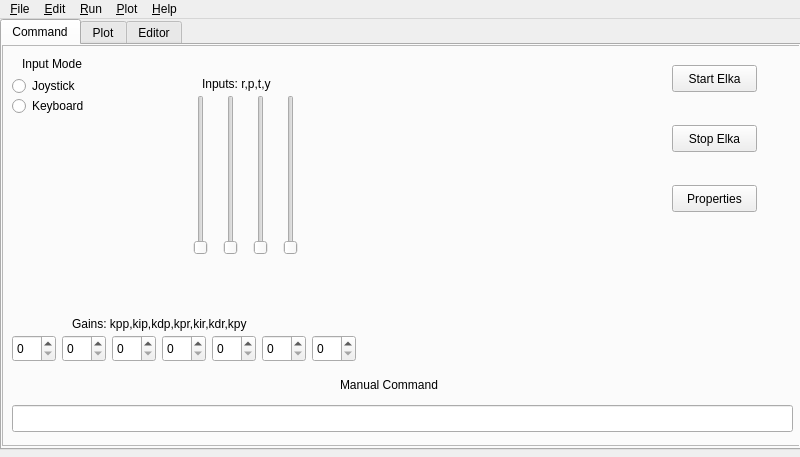
<?xml version="1.0" encoding="UTF-8"?>
<ui version="4.0">
 <class>ElkaMainWindow</class>
 <widget class="QMainWindow" name="ElkaMainWindow">
  <property name="geometry">
   <rect>
    <x>0</x>
    <y>0</y>
    <width>800</width>
    <height>457</height>
   </rect>
  </property>
  <property name="windowTitle">
   <string>ElkaMainWindow</string>
  </property>
  <widget class="QWidget" name="centralWidget">
   <widget class="QTabWidget" name="tab_widget">
    <property name="geometry">
     <rect>
      <x>0</x>
      <y>0</y>
      <width>801</width>
      <height>431</height>
     </rect>
    </property>
    <property name="currentIndex">
     <number>0</number>
    </property>
    <property name="documentMode">
     <bool>false</bool>
    </property>
    <widget class="QWidget" name="Command">
     <attribute name="title">
      <string>Command</string>
     </attribute>
     <widget class="QFrame" name="frame">
      <property name="geometry">
       <rect>
        <x>0</x>
        <y>0</y>
        <width>801</width>
        <height>401</height>
       </rect>
      </property>
      <property name="frameShape">
       <enum>QFrame::StyledPanel</enum>
      </property>
      <property name="frameShadow">
       <enum>QFrame::Raised</enum>
      </property>
      <widget class="QSpinBox" name="gains_kpp">
       <property name="geometry">
        <rect>
         <x>10</x>
         <y>290</y>
         <width>44</width>
         <height>27</height>
        </rect>
       </property>
      </widget>
      <widget class="QLabel" name="gains_label">
       <property name="geometry">
        <rect>
         <x>70</x>
         <y>270</y>
         <width>201</width>
         <height>17</height>
        </rect>
       </property>
       <property name="text">
        <string>Gains: kpp,kip,kdp,kpr,kir,kdr,kpy</string>
       </property>
      </widget>
      <widget class="QSpinBox" name="gains_kip">
       <property name="geometry">
        <rect>
         <x>60</x>
         <y>290</y>
         <width>44</width>
         <height>27</height>
        </rect>
       </property>
      </widget>
      <widget class="QSpinBox" name="gains_kdp">
       <property name="geometry">
        <rect>
         <x>110</x>
         <y>290</y>
         <width>44</width>
         <height>27</height>
        </rect>
       </property>
      </widget>
      <widget class="QSpinBox" name="gains_kpr">
       <property name="geometry">
        <rect>
         <x>160</x>
         <y>290</y>
         <width>44</width>
         <height>27</height>
        </rect>
       </property>
      </widget>
      <widget class="QSpinBox" name="gains_kir">
       <property name="geometry">
        <rect>
         <x>210</x>
         <y>290</y>
         <width>44</width>
         <height>27</height>
        </rect>
       </property>
      </widget>
      <widget class="QSpinBox" name="gains_kdr">
       <property name="geometry">
        <rect>
         <x>260</x>
         <y>290</y>
         <width>44</width>
         <height>27</height>
        </rect>
       </property>
      </widget>
      <widget class="QSpinBox" name="gains_kpy">
       <property name="geometry">
        <rect>
         <x>310</x>
         <y>290</y>
         <width>44</width>
         <height>27</height>
        </rect>
       </property>
      </widget>
      <widget class="QLabel" name="input_mode_label">
       <property name="geometry">
        <rect>
         <x>20</x>
         <y>10</y>
         <width>71</width>
         <height>17</height>
        </rect>
       </property>
       <property name="text">
        <string>Input Mode</string>
       </property>
      </widget>
      <widget class="QRadioButton" name="joystick_input_button">
       <property name="geometry">
        <rect>
         <x>10</x>
         <y>30</y>
         <width>105</width>
         <height>22</height>
        </rect>
       </property>
       <property name="text">
        <string>Joystick</string>
       </property>
      </widget>
      <widget class="QRadioButton" name="keyboard_input_button">
       <property name="geometry">
        <rect>
         <x>10</x>
         <y>50</y>
         <width>105</width>
         <height>22</height>
        </rect>
       </property>
       <property name="text">
        <string>Keyboard</string>
       </property>
      </widget>
      <widget class="QLineEdit" name="manual_input_line">
       <property name="geometry">
        <rect>
         <x>10</x>
         <y>360</y>
         <width>781</width>
         <height>27</height>
        </rect>
       </property>
      </widget>
      <widget class="QLabel" name="manual_input_label">
       <property name="geometry">
        <rect>
         <x>338</x>
         <y>330</y>
         <width>111</width>
         <height>20</height>
        </rect>
       </property>
       <property name="text">
        <string>Manual Command</string>
       </property>
      </widget>
      <widget class="QPushButton" name="stop_elka_button">
       <property name="geometry">
        <rect>
         <x>670</x>
         <y>80</y>
         <width>85</width>
         <height>27</height>
        </rect>
       </property>
       <property name="text">
        <string>Stop Elka</string>
       </property>
      </widget>
      <widget class="QPushButton" name="start_elka_button">
       <property name="geometry">
        <rect>
         <x>670</x>
         <y>20</y>
         <width>85</width>
         <height>27</height>
        </rect>
       </property>
       <property name="text">
        <string>Start Elka</string>
       </property>
      </widget>
      <widget class="QPushButton" name="properties_button">
       <property name="geometry">
        <rect>
         <x>670</x>
         <y>140</y>
         <width>85</width>
         <height>27</height>
        </rect>
       </property>
       <property name="text">
        <string>Properties</string>
       </property>
      </widget>
      <widget class="QSlider" name="thrust_slider">
       <property name="geometry">
        <rect>
         <x>190</x>
         <y>50</y>
         <width>18</width>
         <height>160</height>
        </rect>
       </property>
       <property name="orientation">
        <enum>Qt::Vertical</enum>
       </property>
      </widget>
      <widget class="QSlider" name="roll_slider">
       <property name="geometry">
        <rect>
         <x>220</x>
         <y>50</y>
         <width>18</width>
         <height>160</height>
        </rect>
       </property>
       <property name="orientation">
        <enum>Qt::Vertical</enum>
       </property>
      </widget>
      <widget class="QSlider" name="pitch_slider">
       <property name="geometry">
        <rect>
         <x>250</x>
         <y>50</y>
         <width>18</width>
         <height>160</height>
        </rect>
       </property>
       <property name="orientation">
        <enum>Qt::Vertical</enum>
       </property>
      </widget>
      <widget class="QSlider" name="yaw_slider">
       <property name="geometry">
        <rect>
         <x>280</x>
         <y>50</y>
         <width>18</width>
         <height>160</height>
        </rect>
       </property>
       <property name="orientation">
        <enum>Qt::Vertical</enum>
       </property>
      </widget>
      <widget class="QLabel" name="input_cmds_label">
       <property name="geometry">
        <rect>
         <x>200</x>
         <y>30</y>
         <width>81</width>
         <height>17</height>
        </rect>
       </property>
       <property name="text">
        <string>Inputs: r,p,t,y</string>
       </property>
      </widget>
     </widget>
    </widget>
    <widget class="QWidget" name="Plot">
     <attribute name="title">
      <string>Plot</string>
     </attribute>
     <widget class="QPushButton" name="parse_log_button">
      <property name="geometry">
       <rect>
        <x>10</x>
        <y>30</y>
        <width>85</width>
        <height>27</height>
       </rect>
      </property>
      <property name="text">
       <string>Parse Log</string>
      </property>
     </widget>
     <widget class="QTreeWidget" name="data_sets_tree">
      <property name="geometry">
       <rect>
        <x>510</x>
        <y>10</y>
        <width>281</width>
        <height>191</height>
       </rect>
      </property>
      <column>
       <property name="text">
        <string>Current Data Sets</string>
       </property>
      </column>
      <item>
       <property name="text">
        <string>Inputs</string>
       </property>
      </item>
      <item>
       <property name="text">
        <string>Outputs</string>
       </property>
      </item>
      <item>
       <property name="text">
        <string>Gains</string>
       </property>
      </item>
      <item>
       <property name="text">
        <string>Acks</string>
       </property>
      </item>
      <item>
       <property name="text">
        <string>Drops</string>
       </property>
      </item>
     </widget>
     <widget class="QPushButton" name="save_log_button">
      <property name="geometry">
       <rect>
        <x>10</x>
        <y>90</y>
        <width>85</width>
        <height>27</height>
       </rect>
      </property>
      <property name="text">
       <string>Save Log</string>
      </property>
     </widget>
     <widget class="QPushButton" name="export_data_button">
      <property name="geometry">
       <rect>
        <x>10</x>
        <y>150</y>
        <width>85</width>
        <height>27</height>
       </rect>
      </property>
      <property name="text">
       <string>Export Data</string>
      </property>
     </widget>
     <widget class="QPushButton" name="plot_data_button">
      <property name="geometry">
       <rect>
        <x>10</x>
        <y>210</y>
        <width>85</width>
        <height>27</height>
       </rect>
      </property>
      <property name="text">
       <string>Plot Data</string>
      </property>
     </widget>
    </widget>
    <widget class="QWidget" name="Editor">
     <attribute name="title">
      <string>Editor</string>
     </attribute>
     <widget class="QTextBrowser" name="scripts_text_browser">
      <property name="geometry">
       <rect>
        <x>0</x>
        <y>0</y>
        <width>801</width>
        <height>401</height>
       </rect>
      </property>
      <property name="frameShape">
       <enum>QFrame::Box</enum>
      </property>
      <property name="undoRedoEnabled">
       <bool>true</bool>
      </property>
      <property name="lineWrapMode">
       <enum>QTextEdit::WidgetWidth</enum>
      </property>
      <property name="readOnly">
       <bool>false</bool>
      </property>
     </widget>
    </widget>
   </widget>
  </widget>
  <widget class="QMenuBar" name="menuBar">
   <property name="geometry">
    <rect>
     <x>0</x>
     <y>0</y>
     <width>800</width>
     <height>27</height>
    </rect>
   </property>
   <widget class="QMenu" name="menu_File">
    <property name="title">
     <string>&amp;File</string>
    </property>
    <addaction name="action_New"/>
    <addaction name="action_Open_2"/>
    <addaction name="action_Save_As"/>
    <addaction name="action_Save"/>
    <addaction name="separator"/>
    <addaction name="action_Exit_3"/>
   </widget>
   <widget class="QMenu" name="menu_Edit">
    <property name="title">
     <string>&amp;Edit</string>
    </property>
    <addaction name="action_Undo"/>
    <addaction name="action_Redo"/>
    <addaction name="separator"/>
    <addaction name="action_Cut"/>
    <addaction name="action_Paste"/>
    <addaction name="action_Paste_2"/>
   </widget>
   <widget class="QMenu" name="menu_Run">
    <property name="title">
     <string>&amp;Run</string>
    </property>
    <widget class="QMenu" name="menuInput_Mode">
     <property name="title">
      <string>Input Mode</string>
     </property>
     <addaction name="action_Joystick"/>
     <addaction name="action_Keyboard"/>
    </widget>
    <addaction name="menuInput_Mode"/>
    <addaction name="action_Set_Gains"/>
    <addaction name="separator"/>
    <addaction name="actionStart_Elka"/>
    <addaction name="action_Stop_Elka"/>
    <addaction name="separator"/>
    <addaction name="actionProperties_2"/>
   </widget>
   <widget class="QMenu" name="menu_Help">
    <property name="title">
     <string>&amp;Help</string>
    </property>
    <addaction name="action_Help_Dialogs"/>
    <addaction name="actionProperties"/>
   </widget>
   <widget class="QMenu" name="menu_Plot">
    <property name="title">
     <string>&amp;Plot</string>
    </property>
    <addaction name="action_Parse_Log"/>
    <addaction name="action_Save_Log"/>
    <addaction name="action_Export_Data"/>
    <addaction name="action_Plot_Data"/>
   </widget>
   <addaction name="menu_File"/>
   <addaction name="menu_Edit"/>
   <addaction name="menu_Run"/>
   <addaction name="menu_Plot"/>
   <addaction name="menu_Help"/>
  </widget>
  <action name="action_Open">
   <property name="text">
    <string>&amp;Open</string>
   </property>
  </action>
  <action name="action_Open_2">
   <property name="text">
    <string>&amp;Open</string>
   </property>
  </action>
  <action name="action_New">
   <property name="text">
    <string>&amp;New</string>
   </property>
   <property name="shortcut">
    <string>Ctrl+N</string>
   </property>
  </action>
  <action name="action_Save_As">
   <property name="text">
    <string>&amp;Save As</string>
   </property>
  </action>
  <action name="action_Save">
   <property name="text">
    <string>&amp;Save</string>
   </property>
  </action>
  <action name="action_Exit">
   <property name="text">
    <string>&amp;Exit</string>
   </property>
  </action>
  <action name="action_Exit_2">
   <property name="text">
    <string>&amp;Help</string>
   </property>
  </action>
  <action name="action_Exit_3">
   <property name="text">
    <string>&amp;Exit</string>
   </property>
  </action>
  <action name="action_Undo">
   <property name="text">
    <string>&amp;Undo</string>
   </property>
  </action>
  <action name="action_Redo">
   <property name="text">
    <string>&amp;Redo</string>
   </property>
  </action>
  <action name="action_Cut">
   <property name="text">
    <string>&amp;Cut</string>
   </property>
  </action>
  <action name="action_Paste">
   <property name="text">
    <string>&amp;Copy</string>
   </property>
  </action>
  <action name="action_Paste_2">
   <property name="text">
    <string>&amp;Paste</string>
   </property>
  </action>
  <action name="action_Joystick">
   <property name="checkable">
    <bool>true</bool>
   </property>
   <property name="text">
    <string>&amp;Joystick</string>
   </property>
  </action>
  <action name="action_Keyboard">
   <property name="checkable">
    <bool>true</bool>
   </property>
   <property name="text">
    <string>&amp;Keyboard</string>
   </property>
  </action>
  <action name="action_Help_Dialogs">
   <property name="text">
    <string>&amp;Help Dialogs</string>
   </property>
  </action>
  <action name="actionProperties">
   <property name="text">
    <string>Properties</string>
   </property>
  </action>
  <action name="action_Start_Elka">
   <property name="text">
    <string>&amp;Start Elka</string>
   </property>
  </action>
  <action name="action_Parse_Log">
   <property name="text">
    <string>&amp;Parse Log</string>
   </property>
  </action>
  <action name="action_Save_Log">
   <property name="text">
    <string>&amp;Save Log</string>
   </property>
  </action>
  <action name="action_Export_Data">
   <property name="text">
    <string>&amp;Export Data</string>
   </property>
  </action>
  <action name="action_Plot_Data">
   <property name="text">
    <string>&amp;Plot Data</string>
   </property>
  </action>
  <action name="actionProperties_2">
   <property name="text">
    <string>Properties</string>
   </property>
  </action>
  <action name="actionStart_Elka">
   <property name="text">
    <string>Start Elka</string>
   </property>
  </action>
  <action name="action_Stop_Elka">
   <property name="text">
    <string>&amp;Stop Elka</string>
   </property>
  </action>
  <action name="action_Set_Gains">
   <property name="text">
    <string>&amp;Set Gains</string>
   </property>
  </action>
 </widget>
 <layoutdefault spacing="6" margin="11"/>
 <resources/>
 <connections/>
</ui>
